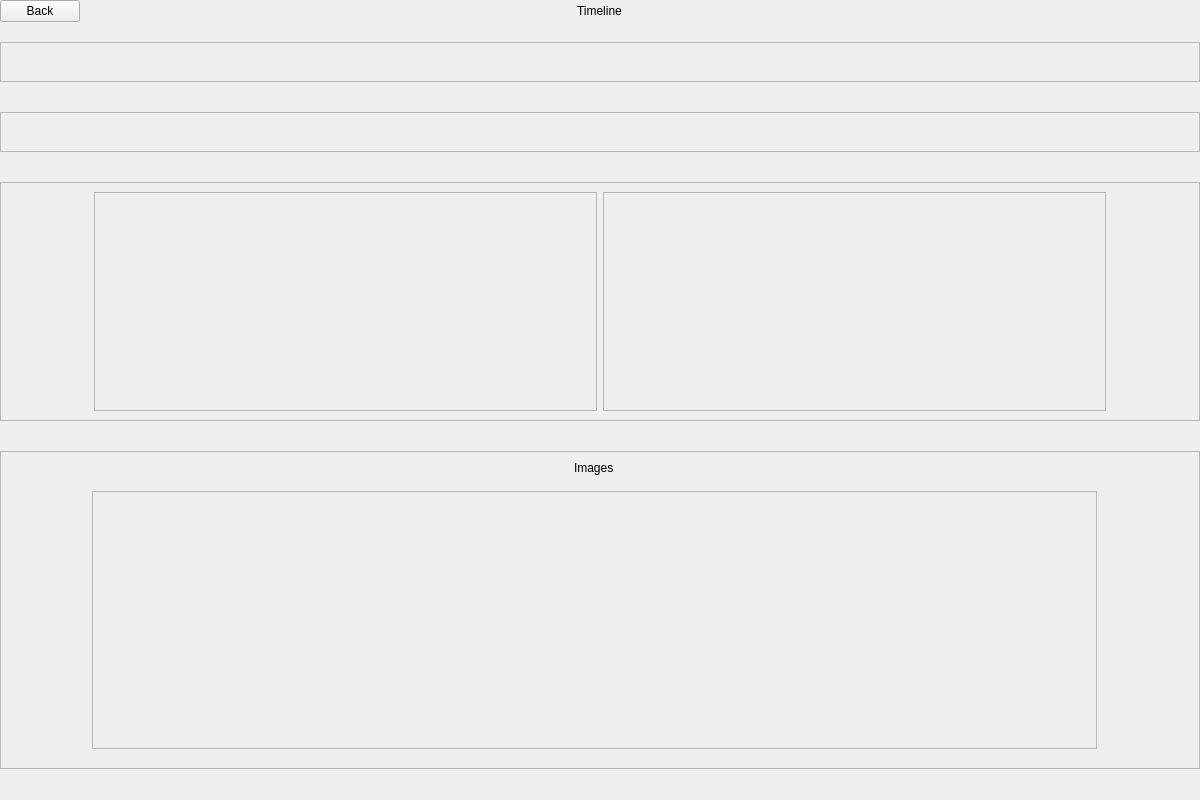
<?xml version="1.0" encoding="UTF-8"?>
<ui version="4.0">
 <class>timeline</class>
 <widget class="QWidget" name="timeline">
  <property name="geometry">
   <rect>
    <x>0</x>
    <y>0</y>
    <width>1200</width>
    <height>800</height>
   </rect>
  </property>
  <property name="windowTitle">
   <string>Loggin</string>
  </property>
  <property name="styleSheet">
   <string notr="true"/>
  </property>
  <layout class="QVBoxLayout" name="verticalLayout_2">
   <property name="spacing">
    <number>20</number>
   </property>
   <property name="leftMargin">
    <number>0</number>
   </property>
   <property name="topMargin">
    <number>0</number>
   </property>
   <property name="rightMargin">
    <number>0</number>
   </property>
   <item>
    <layout class="QHBoxLayout" name="ly_navigator" stretch="1,1,1">
     <property name="spacing">
      <number>0</number>
     </property>
     <property name="topMargin">
      <number>0</number>
     </property>
     <property name="rightMargin">
      <number>0</number>
     </property>
     <item alignment="Qt::AlignLeft">
      <widget class="NavigatorButton" name="bt_back">
       <property name="text">
        <string>Back</string>
       </property>
      </widget>
     </item>
     <item alignment="Qt::AlignHCenter">
      <widget class="Label" name="lb_title">
       <property name="text">
        <string>Timeline</string>
       </property>
      </widget>
     </item>
     <item>
      <spacer name="horizontalSpacer_5">
       <property name="orientation">
        <enum>Qt::Horizontal</enum>
       </property>
       <property name="sizeHint" stdset="0">
        <size>
         <width>40</width>
         <height>20</height>
        </size>
       </property>
      </spacer>
     </item>
    </layout>
   </item>
   <item>
    <layout class="QVBoxLayout" name="verticalLayout" stretch="1,1,6,8">
     <property name="spacing">
      <number>30</number>
     </property>
     <property name="bottomMargin">
      <number>20</number>
     </property>
     <item>
      <widget class="QFrame" name="frame">
       <property name="frameShape">
        <enum>QFrame::StyledPanel</enum>
       </property>
       <property name="frameShadow">
        <enum>QFrame::Raised</enum>
       </property>
       <layout class="QHBoxLayout" name="horizontalLayout_3">
        <property name="spacing">
         <number>60</number>
        </property>
        <property name="leftMargin">
         <number>0</number>
        </property>
        <property name="topMargin">
         <number>0</number>
        </property>
        <property name="rightMargin">
         <number>0</number>
        </property>
        <property name="bottomMargin">
         <number>0</number>
        </property>
        <item>
         <spacer name="horizontalSpacer">
          <property name="orientation">
           <enum>Qt::Horizontal</enum>
          </property>
          <property name="sizeHint" stdset="0">
           <size>
            <width>40</width>
            <height>20</height>
           </size>
          </property>
         </spacer>
        </item>
        <item alignment="Qt::AlignHCenter">
         <widget class="InfoLine" name="c_patient_info_line">
          <property name="frameShape">
           <enum>QFrame::StyledPanel</enum>
          </property>
          <property name="frameShadow">
           <enum>QFrame::Raised</enum>
          </property>
         </widget>
        </item>
        <item>
         <spacer name="horizontalSpacer_2">
          <property name="orientation">
           <enum>Qt::Horizontal</enum>
          </property>
          <property name="sizeHint" stdset="0">
           <size>
            <width>40</width>
            <height>20</height>
           </size>
          </property>
         </spacer>
        </item>
       </layout>
      </widget>
     </item>
     <item>
      <widget class="QFrame" name="frame_2">
       <property name="frameShape">
        <enum>QFrame::StyledPanel</enum>
       </property>
       <property name="frameShadow">
        <enum>QFrame::Raised</enum>
       </property>
       <layout class="QHBoxLayout" name="horizontalLayout_8">
        <property name="leftMargin">
         <number>0</number>
        </property>
        <property name="topMargin">
         <number>0</number>
        </property>
        <property name="rightMargin">
         <number>0</number>
        </property>
        <property name="bottomMargin">
         <number>0</number>
        </property>
        <item>
         <spacer name="horizontalSpacer_3">
          <property name="orientation">
           <enum>Qt::Horizontal</enum>
          </property>
          <property name="sizeHint" stdset="0">
           <size>
            <width>40</width>
            <height>20</height>
           </size>
          </property>
         </spacer>
        </item>
        <item>
         <widget class="TimelinePointsContainer" name="c_timeline_points">
          <property name="frameShape">
           <enum>QFrame::StyledPanel</enum>
          </property>
          <property name="frameShadow">
           <enum>QFrame::Raised</enum>
          </property>
         </widget>
        </item>
        <item>
         <spacer name="horizontalSpacer_4">
          <property name="orientation">
           <enum>Qt::Horizontal</enum>
          </property>
          <property name="sizeHint" stdset="0">
           <size>
            <width>40</width>
            <height>20</height>
           </size>
          </property>
         </spacer>
        </item>
       </layout>
      </widget>
     </item>
     <item>
      <widget class="QFrame" name="c_skl_info_container">
       <property name="frameShape">
        <enum>QFrame::StyledPanel</enum>
       </property>
       <property name="frameShadow">
        <enum>QFrame::Raised</enum>
       </property>
       <layout class="QHBoxLayout" name="horizontalLayout_9" stretch="1,6,6,1">
        <item>
         <spacer name="horizontalSpacer_6">
          <property name="orientation">
           <enum>Qt::Horizontal</enum>
          </property>
          <property name="sizeHint" stdset="0">
           <size>
            <width>40</width>
            <height>20</height>
           </size>
          </property>
         </spacer>
        </item>
        <item>
         <widget class="SkinLesionPreviewInfo" name="c_skl_characteristics">
          <property name="frameShape">
           <enum>QFrame::StyledPanel</enum>
          </property>
          <property name="frameShadow">
           <enum>QFrame::Raised</enum>
          </property>
         </widget>
        </item>
        <item>
         <widget class="SkinLesionPreviewInfo" name="c_ai_results">
          <property name="frameShape">
           <enum>QFrame::StyledPanel</enum>
          </property>
          <property name="frameShadow">
           <enum>QFrame::Raised</enum>
          </property>
         </widget>
        </item>
        <item>
         <spacer name="horizontalSpacer_7">
          <property name="orientation">
           <enum>Qt::Horizontal</enum>
          </property>
          <property name="sizeHint" stdset="0">
           <size>
            <width>40</width>
            <height>20</height>
           </size>
          </property>
         </spacer>
        </item>
       </layout>
      </widget>
     </item>
     <item>
      <widget class="QFrame" name="frame_4">
       <property name="frameShape">
        <enum>QFrame::StyledPanel</enum>
       </property>
       <property name="frameShadow">
        <enum>QFrame::Raised</enum>
       </property>
       <layout class="QVBoxLayout" name="verticalLayout_8">
        <property name="rightMargin">
         <number>20</number>
        </property>
        <item alignment="Qt::AlignHCenter">
         <widget class="QLabel" name="label_13">
          <property name="text">
           <string>Images</string>
          </property>
         </widget>
        </item>
        <item>
         <layout class="QHBoxLayout" name="horizontalLayout_2" stretch="1,14,1">
          <property name="leftMargin">
           <number>10</number>
          </property>
          <property name="topMargin">
           <number>10</number>
          </property>
          <property name="rightMargin">
           <number>10</number>
          </property>
          <property name="bottomMargin">
           <number>10</number>
          </property>
          <item>
           <spacer name="horizontalSpacer_8">
            <property name="orientation">
             <enum>Qt::Horizontal</enum>
            </property>
            <property name="sizeHint" stdset="0">
             <size>
              <width>40</width>
              <height>20</height>
             </size>
            </property>
           </spacer>
          </item>
          <item>
           <widget class="QScrollArea" name="sc_images">
            <property name="widgetResizable">
             <bool>true</bool>
            </property>
            <widget class="QWidget" name="c_images">
             <property name="geometry">
              <rect>
               <x>0</x>
               <y>0</y>
               <width>991</width>
               <height>257</height>
              </rect>
             </property>
             <layout class="QVBoxLayout" name="verticalLayout_14">
              <item>
               <layout class="QVBoxLayout" name="ly_images">
                <property name="spacing">
                 <number>30</number>
                </property>
               </layout>
              </item>
              <item>
               <spacer name="verticalSpacer">
                <property name="orientation">
                 <enum>Qt::Vertical</enum>
                </property>
                <property name="sizeHint" stdset="0">
                 <size>
                  <width>20</width>
                  <height>40</height>
                 </size>
                </property>
               </spacer>
              </item>
             </layout>
            </widget>
           </widget>
          </item>
          <item>
           <spacer name="horizontalSpacer_9">
            <property name="orientation">
             <enum>Qt::Horizontal</enum>
            </property>
            <property name="sizeHint" stdset="0">
             <size>
              <width>40</width>
              <height>20</height>
             </size>
            </property>
           </spacer>
          </item>
         </layout>
        </item>
       </layout>
      </widget>
     </item>
    </layout>
   </item>
  </layout>
 </widget>
 <customwidgets>
  <customwidget>
   <class>Label</class>
   <extends>QLabel</extends>
   <header>.promoted.label</header>
  </customwidget>
  <customwidget>
   <class>NavigatorButton</class>
   <extends>QPushButton</extends>
   <header>.promoted.navigator_button</header>
  </customwidget>
  <customwidget>
   <class>TimelinePointsContainer</class>
   <extends>QFrame</extends>
   <header>.promoted.timeline_points_container</header>
   <container>1</container>
  </customwidget>
  <customwidget>
   <class>SkinLesionPreviewInfo</class>
   <extends>QFrame</extends>
   <header>.promoted.skin_lesion_preview_info</header>
   <container>1</container>
  </customwidget>
  <customwidget>
   <class>InfoLine</class>
   <extends>QFrame</extends>
   <header>.promoted.info_line</header>
   <container>1</container>
  </customwidget>
 </customwidgets>
 <resources/>
 <connections/>
</ui>
